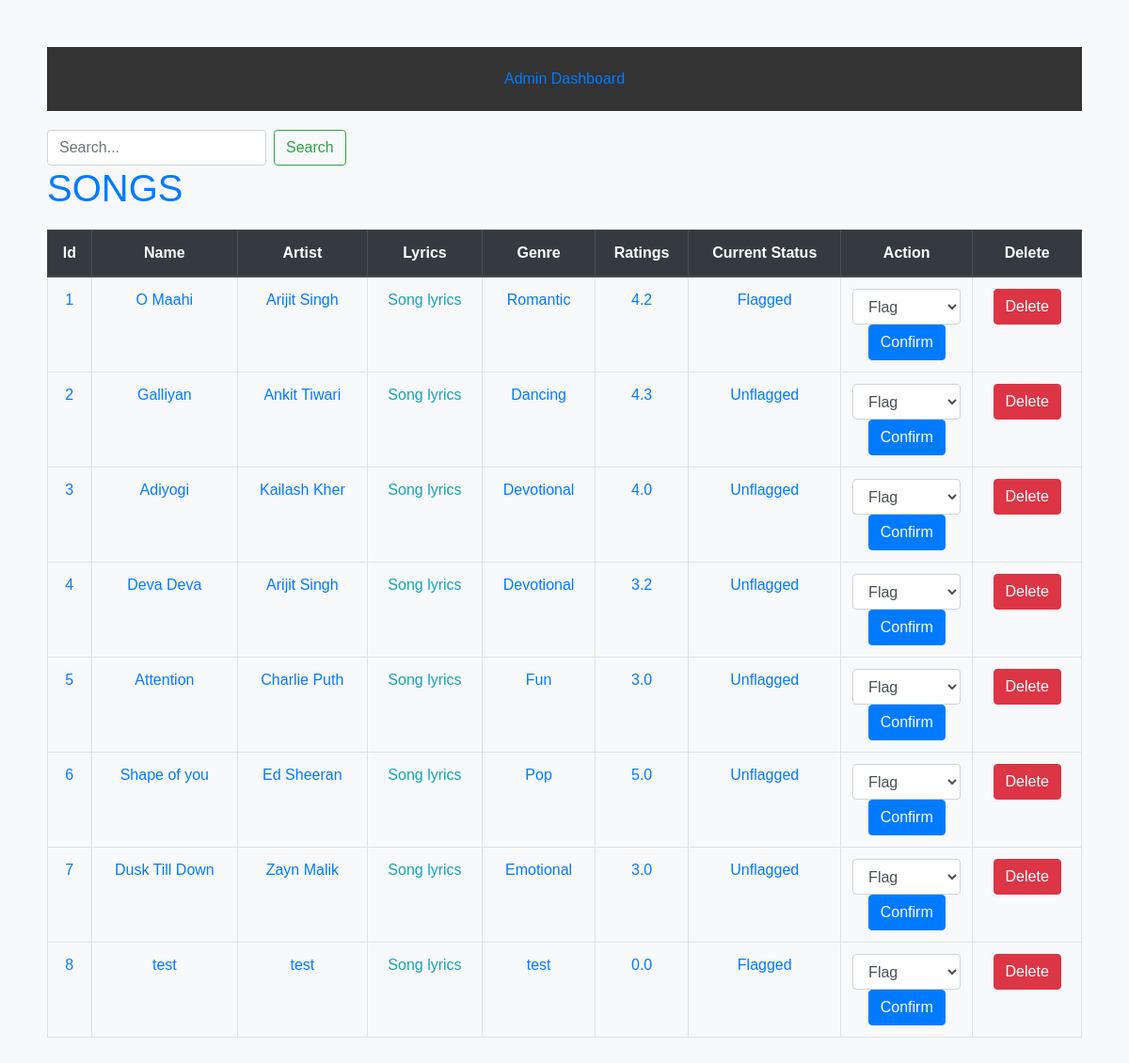
Page /admin_songs_man on the committed database.
### models.py (models this page shows)
class Song(db.Model):
    id = db.Column(db.Integer(),primary_key=True, unique=True)
    song_name = db.Column(db.String(80), nullable=False)
    artist = db.Column(db.String(80), nullable=False)
    lyrics = db.Column(db.String(), nullable=False)
    genre = db.Column(db.String(80), nullable=False)
    ratings = db.Column(db.Float(), default=0)
    us_id = db.Column(db.Integer(), default=0)
    ratings_total = db.Column(db.Float(), default=0)
    ratings_count = db.Column(db.Float(), default=0)
    flagged = db.Column(db.Boolean(), default=False)

### app.py (the view)
@app.route('/admin_songs_man')
def admin_songs_man():
    song=Song.query.all()
    return render_template("admin_songs_man.html",song=song)

### Templates/admin_songs_man.html (shortened to what this page needs)
<!DOCTYPE html>
<html lang="en">
<head>
    <link href="https://stackpath.bootstrapcdn.com/bootstrap/4.5.2/css/bootstrap.min.css" rel="stylesheet">
</head>
<body>
    <div>
        <header>
            <a href="/admin_dashboard" class="btn btn-link">Admin Dashboard</a>
        </header>
    </div>
    <div>
    <nav>
        <form class="form-inline ml-auto" action="/search" method="post">
        <input class="form-control mr-sm-2" type="text" name="query" placeholder="Search...">
        <button class="btn btn-outline-success my-2 my-sm-0" type="submit">Search</button>
        </form>
    </nav>
    </div>
    <h1>SONGS</h1>
    {% if results %}
        {% if results|length == 0 %}
            <h1>NO Songs Found</h1>
        {% else %}
        <table class="table">
            <thead class="thead-dark">
                <tr>
                    <th>Id</th>
                    <th>Name</th>
                    <th>Artist</th>
                    <th>Lyrics</th>
                    <th>Genre</th>
                    <th>Ratings</th>
                    <th>Current Status</th>
                    <th>Action</th>
                    <th>Delete</th>
                </tr>
            </thead>
            <tbody>
                {% for s in results %}
                    <tr>
                        <td>{{ s.id }}</td>
                        <td>{{ s.song_name }}</td>
                        <td>{{ s.artist }}</td>
                        <td><a href="/lyrics/{{ s.id }}" class="text-info">Song lyrics</a></td>
                        <td>{{ s.genre }}</td>
                        <td id="ratings_{{ s.id }}">{{ s.ratings }}</td>
                        <td>{{ "Flagged" if s.flagged else "Unflagged" }}</td>
                        <td>
                            <form action="/flag_song/{{ s.id }}" method="post">
                                <select name="flagsong" class="form-control">
                                    <option value="flag">Flag</option>
                                    <option value="unflag">Unflag</option>
                                </select>
                                <button type="submit" class="btn btn-primary">Confirm</button>
                            </form>
                        </td>
                        <td><a href="#" onclick="showConfirmation('Are you sure you want to delete this song?', '/admin_del_song/{{ s.id }}')" class="btn btn-danger">Delete</a></td>
                    </tr>
                {% endfor %}
            </tbody>
        </table>
        {% endif %}
    {%else%}
        {% if song|length == 0 %}
            <h1>NO Songs Found</h1>
        {% else %}
            <table class="table">
                <thead class="thead-dark">
                    <tr>
                        <th>Id</th>
                        <th>Name</th>
                        <th>Artist</th>
                        <th>Lyrics</th>
                        <th>Genre</th>
                        <th>Ratings</th>
                        <th>Current Status</th>
                        <th>Action</th>
                        <th>Delete</th>
                    </tr>
                </thead>
                <tbody>
                    {% for s in song %}
                        <tr>
                            <td>{{ s.id }}</td>
                            <td>{{ s.song_name }}</td>
                            <td>{{ s.artist }}</td>
                            <td><a href="/lyrics/{{ s.id }}" class="text-info">Song lyrics</a></td>
                            <td>{{ s.genre }}</td>
                            <td id="ratings_{{ s.id }}">{{ s.ratings }}</td>
                            <td>{{ "Flagged" if s.flagged else "Unflagged" }}</td>
                            <td>
                                <form action="/flag_song/{{ s.id }}" method="post">
                                    <select name="flagsong" class="form-control">
                                        <option value="flag">Flag</option>
                                    </select>
                                    <button type="submit" class="btn btn-primary">Confirm</button>
                                </form>
                            </td>
                            <td><a href="#" onclick="showConfirmation('Are you sure you want to delete this song?', '/admin_del_song/{{ s.id }}')" class="btn btn-danger">Delete</a></td>
                        </tr>
                    {% endfor %}
                </tbody>
            </table>
        {% endif %}
    {%endif%}
</body>
</html>

### Templates/admin_songs_man.html (style rules this page uses)
body { font-family: 'Arial', sans-serif; background-color: #f8f9fa; padding: 50px; }
header { background-color: #333; color: white; padding: 15px; text-align: center; margin-bottom: 20px; }
h1, th, td { color: #007bff; }
table { width: 100%; border-collapse: collapse; margin-top: 20px; }
th, td { padding: 12px; border: 1px solid #dee2e6; text-align: center; }
th { background-color: #007bff; color: white; }
td select { padding: 5px; }
td button { background-color: #007bff; color: white; padding: 5px 10px; border: none; border-radius: 4px; cursor: pointer; }
a { text-decoration: none; color: #007bff; }

### rows in the picture
Song: id "1", song_name "O Maahi", artist "Arijit Singh", genre "Romantic", ratings "4.2", flagged "Flagged"
Song: id "2", song_name "Galliyan", artist "Ankit Tiwari", genre "Dancing", ratings "4.3", flagged "Unflagged"
Song: id "3", song_name "Adiyogi", artist "Kailash Kher", genre "Devotional", ratings "4.0", flagged "Unflagged"
Song: id "4", song_name "Deva Deva", artist "Arijit Singh", genre "Devotional", ratings "3.2", flagged "Unflagged"
Song: id "5", song_name "Attention", artist "Charlie Puth", genre "Fun", ratings "3.0", flagged "Unflagged"
Song: id "6", song_name "Shape of you", artist "Ed Sheeran", genre "Pop", ratings "5.0", flagged "Unflagged"
Song: id "7", song_name "Dusk Till Down", artist "Zayn Malik", genre "Emotional", ratings "3.0", flagged "Unflagged"
Song: id "8", song_name "test", artist "test", genre "test", ratings "0.0", flagged "Flagged"
